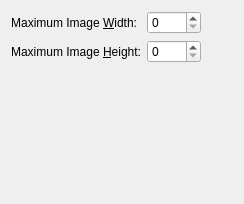
<?xml version="1.0" encoding="UTF-8"?>
<ui version="4.0">
 <class>ItemImageSettings</class>
 <widget class="QWidget" name="ItemImageSettings">
  <property name="geometry">
   <rect>
    <x>0</x>
    <y>0</y>
    <width>244</width>
    <height>204</height>
   </rect>
  </property>
  <layout class="QFormLayout" name="formLayout">
   <item row="0" column="0">
    <widget class="QLabel" name="label_7">
     <property name="text">
      <string>Maximum Image &amp;Width:</string>
     </property>
     <property name="alignment">
      <set>Qt::AlignRight|Qt::AlignTrailing|Qt::AlignVCenter</set>
     </property>
     <property name="buddy">
      <cstring>spinBoxImageWidth</cstring>
     </property>
    </widget>
   </item>
   <item row="0" column="1">
    <layout class="QHBoxLayout" name="horizontalLayout">
     <item>
      <widget class="QSpinBox" name="spinBoxImageWidth">
       <property name="toolTip">
        <string>Maximum width of image displayed in history (set to zero for original size)</string>
       </property>
       <property name="maximum">
        <number>4096</number>
       </property>
      </widget>
     </item>
     <item>
      <spacer name="horizontalSpacer">
       <property name="orientation">
        <enum>Qt::Horizontal</enum>
       </property>
       <property name="sizeHint" stdset="0">
        <size>
         <width>40</width>
         <height>20</height>
        </size>
       </property>
      </spacer>
     </item>
    </layout>
   </item>
   <item row="1" column="0">
    <widget class="QLabel" name="label_3">
     <property name="text">
      <string>Maximum Image &amp;Height:</string>
     </property>
     <property name="alignment">
      <set>Qt::AlignRight|Qt::AlignTrailing|Qt::AlignVCenter</set>
     </property>
     <property name="buddy">
      <cstring>spinBoxImageHeight</cstring>
     </property>
    </widget>
   </item>
   <item row="1" column="1">
    <layout class="QHBoxLayout" name="horizontalLayout_2" stretch="0,0">
     <property name="bottomMargin">
      <number>0</number>
     </property>
     <item>
      <widget class="QSpinBox" name="spinBoxImageHeight">
       <property name="toolTip">
        <string>Maximum height of image displayed in history (set to zero for original size)</string>
       </property>
       <property name="maximum">
        <number>4096</number>
       </property>
      </widget>
     </item>
     <item>
      <spacer name="horizontalSpacer_3">
       <property name="orientation">
        <enum>Qt::Horizontal</enum>
       </property>
       <property name="sizeHint" stdset="0">
        <size>
         <width>40</width>
         <height>20</height>
        </size>
       </property>
      </spacer>
     </item>
    </layout>
   </item>
  </layout>
 </widget>
 <resources/>
 <connections/>
</ui>
